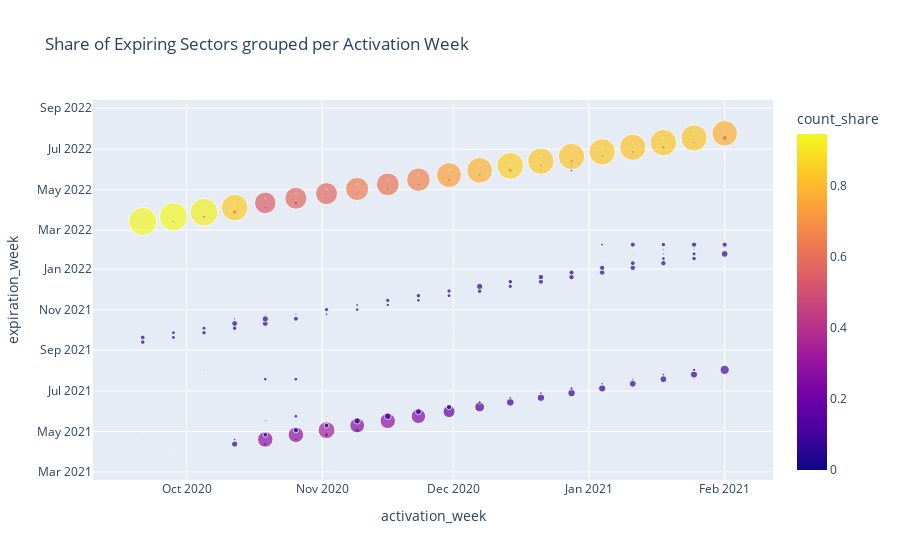

This figure's notebook cell:
### Code cell
s = fig_df.groupby('activation_week').apply(lambda df: df.sector_count / df.sector_count.sum())
s.name = 'count_share'

z_df = fig_df.assign(count_share=s.values)

fig = px.scatter(z_df,
                 x='activation_week',
                 y='expiration_week',
                 size='count_share',
                 color='count_share',
                 title='Share of Expiring Sectors grouped per Activation Week')
fig.show()

### Figure 1 — Plotly figure (JSON) as saved in the notebook; plotly's stock layout.template omitted (floating-point values rounded to 4 significant figures; data arrays with more than 128 entries replaced by an {"elided": "..."} marker saying what was removed)
{"data": [{"hovertemplate": "activation_week=%{x}<br>expiration_week=%{y}<br>count_share=%{marker.color}<extra></extra>", "legendgroup": "", "marker": {"color": {"elided": "418 float values"}, "coloraxis": "coloraxis", "size": {"elided": "418 float values"}, "sizemode": "area", "sizeref": 0.002367, "symbol": "circle"}, "mode": "markers", "name": "", "orientation": "v", "showlegend": false, "type": "scatter", "x": {"elided": "418 str values"}, "xaxis": "x", "y": {"elided": "418 str values"}, "yaxis": "y"}], "layout": {"autosize": true, "coloraxis": {"colorbar": {"title": {"text": "count_share"}}, "colorscale": [[0, "#0d0887"], [0.1111, "#46039f"], [0.2222, "#7201a8"], [0.3333, "#9c179e"], [0.4444, "#bd3786"], [0.5556, "#d8576b"], [0.6667, "#ed7953"], [0.7778, "#fb9f3a"], [0.8889, "#fdca26"], [1, "#f0f921"]]}, "legend": {"itemsizing": "constant", "tracegroupgap": 0}, "title": {"text": "Share of Expiring Sectors grouped per Activation Week"}, "xaxis": {"anchor": "y", "autorange": true, "domain": [0, 1], "range": ["2020-09-02 09:08:29.8189", "2021-02-18 16:30:34.8184"], "title": {"text": "activation_week"}, "type": "date"}, "yaxis": {"anchor": "x", "autorange": true, "domain": [0, 1], "range": ["2021-02-14 04:10:29.1627", "2022-09-23 10:02:31.9555"], "title": {"text": "expiration_week"}, "type": "date"}}}
